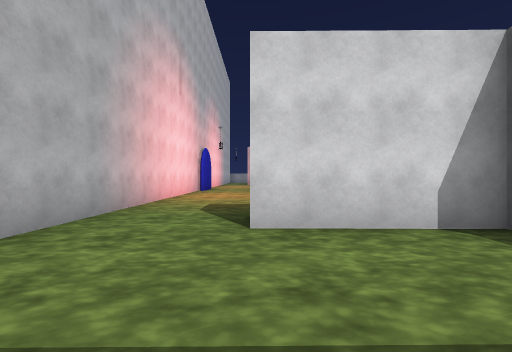
[1] (above)

17 first-person views from a walk through a Unity game level. The camera is 1.4 m above the floor, looks level and sees 90° across. The floor is counted in squares, 2 m on a side. Each view is taken from the middle of a square. On the plan, view 1 faces up. The plan holds only what a view shows up to about 9 squares ahead; the rest is blank. The place goes on beyond the plan. The player character is not drawn. Some animated figures are not drawn. Some surface patterns are stand-ins.

[2]
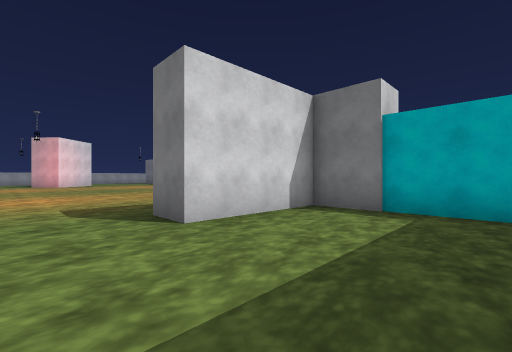

[3]
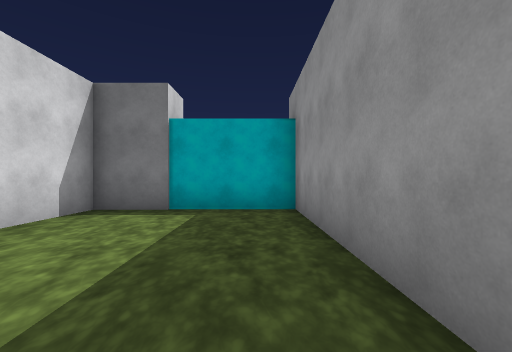

[4]
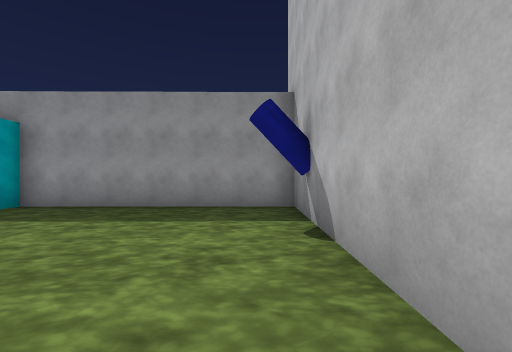

[5]
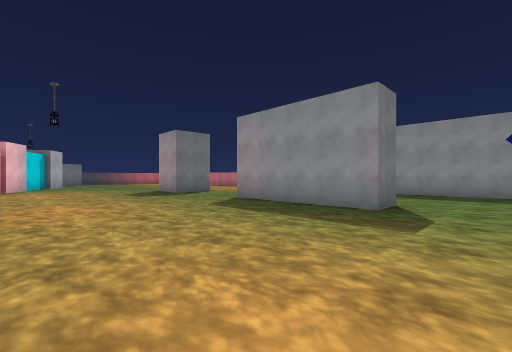

[6]
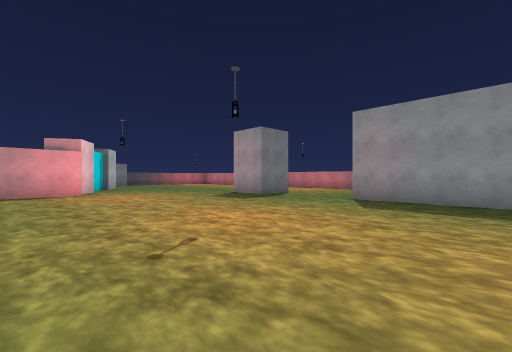

[7]
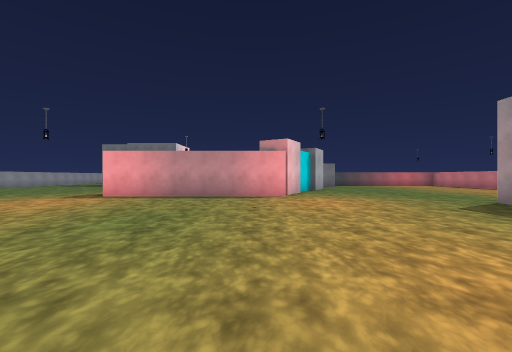

[8]
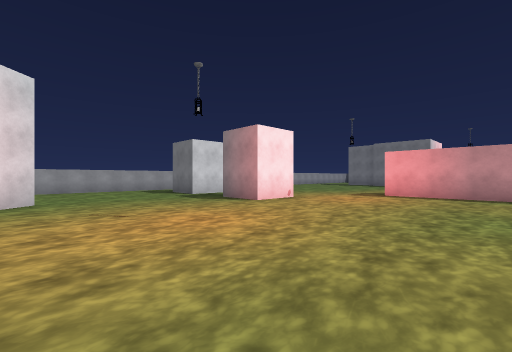

[9]
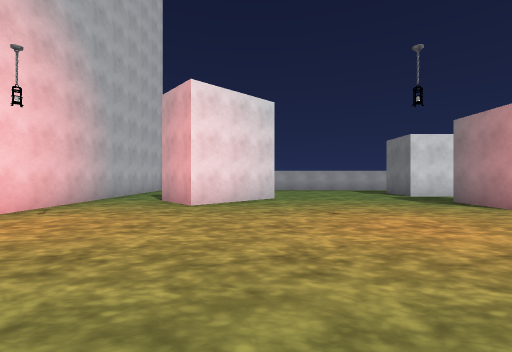

[10]
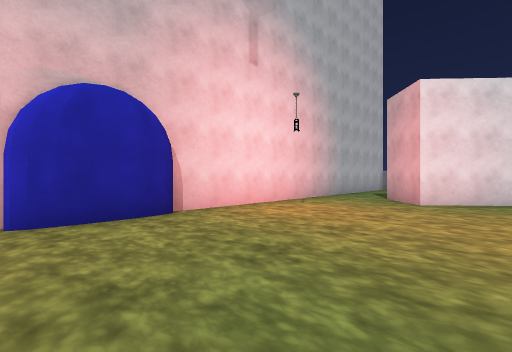

[11]
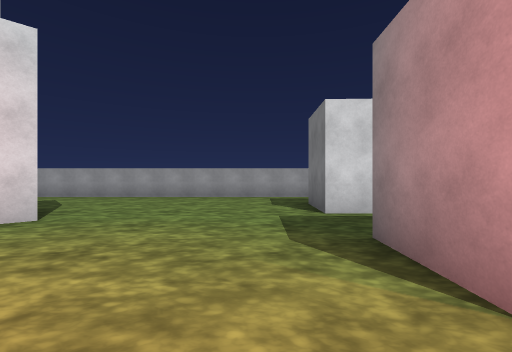

[12]
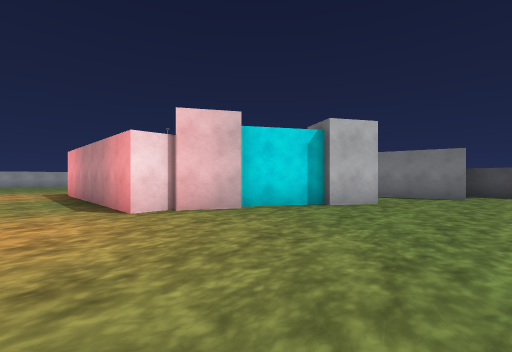

[13]
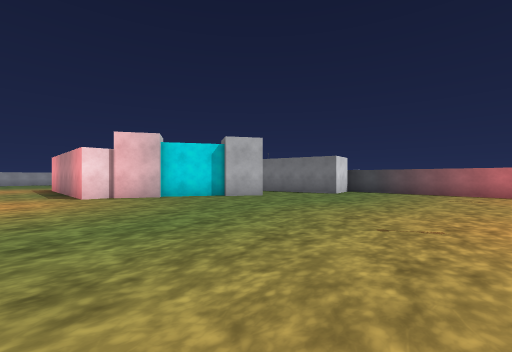

[14]
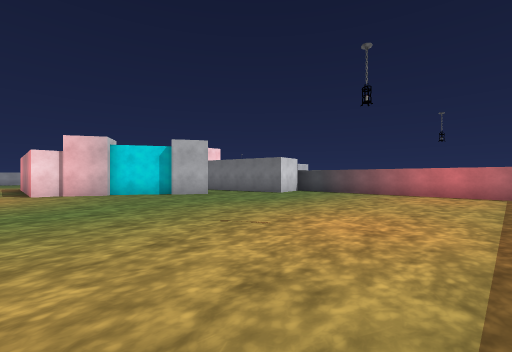

[15]
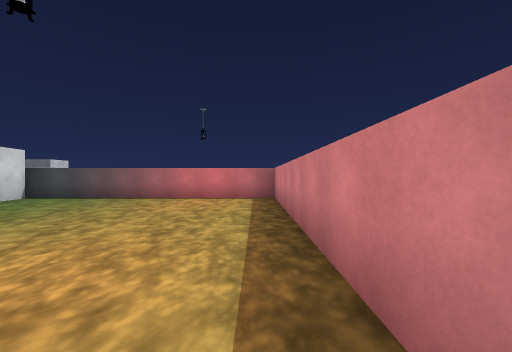

[16]
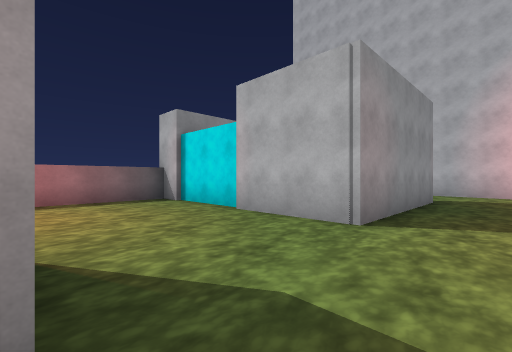

[17]
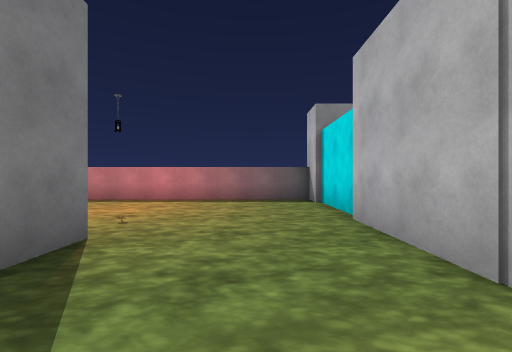

### Floor plan
Points are (right, up) in squares from view 1. A wall is a line through its corners. A room is listed if a view was taken in it or the views show most of it. See-through windows are left out.
Room 1 (views 1, 2, 3)
walls: (-2.9, 3.6) (-2.9, -0.9) (3.4, -0.8) (3.4, 3.4) (-0.1, 3.4)
ways out: opening at (-1.5, 4) to room 2
Room 2 (views 4, 5, 6, 7, 8, 9, 10, 11, 12, 13, 14, 15, 16, 17)
walls: (7.9, 4.8) (9.6, 4.8); (12.6, 10) (11.7, 10) (11.7, 16.2); (13.7, 9.1) (12.4, 9.9); (7.9, 3.1) (7.9, 4.1); (9.1, 18.2) (7.3, 18.2) (7.3, 20); (4.3, 1.8) (4.3, -0.9); (15.8, 8.2) (13.8, 9.4); (-0.1, 3.4) (-0.1, 4.5) (4.4, 4.5) (4.4, 1.8); (-2.8, 9) (-2.9, 3.6); (-2.4, 13.2) (-2.4, 12.2); (16.7, 7.4) (15.6, 8); (-2.4, 13.9) (-2.4, 13.1); (4.4, -0.8) (4.4, -1.6) (11, -1.6); (7.4, 21.8) (7.4, 23.4); (2.6, 21) (0.5, 19.1) (-0.7, 20.3); (19.4, 5.9) (19, 8.2); (13.5, -1.6) (18.1, -1.6); (21, 6.2) (19.9, 6); (-2.6, 22.1) (-2.7, 14.3); (7.9, 25.6) (-1.4, 25.6); (21.2, -1.6) (21.2, 6.5)
ways out: opening at (-1.5, 4) to room 1; opening at (8.5, 21); opening at (8.5, 24.5); opening at (10.5, 17.5); opening at (18, 8); gap at (21, 7)

Positions as (right, up) in squares from view 1, and headings:
1: (0, 0), facing up
2: (-2, 0), facing up-right
3: (-2, 0), facing right
4: (-2, 5), facing down
5: (-2, 10), facing down-right
6: (1, 12), facing down-right
7: (3, 11), facing right
8: (2, 13), facing up-right
9: (2, 13), facing up
10: (2, 12), facing up-left
11: (6, 17), facing up
12: (10, 5), facing up-right
13: (10, 1), facing up-right
14: (11, -1), facing up-right
15: (13, -1), facing right
16: (8, 6), facing down-left
17: (6, 6), facing down
